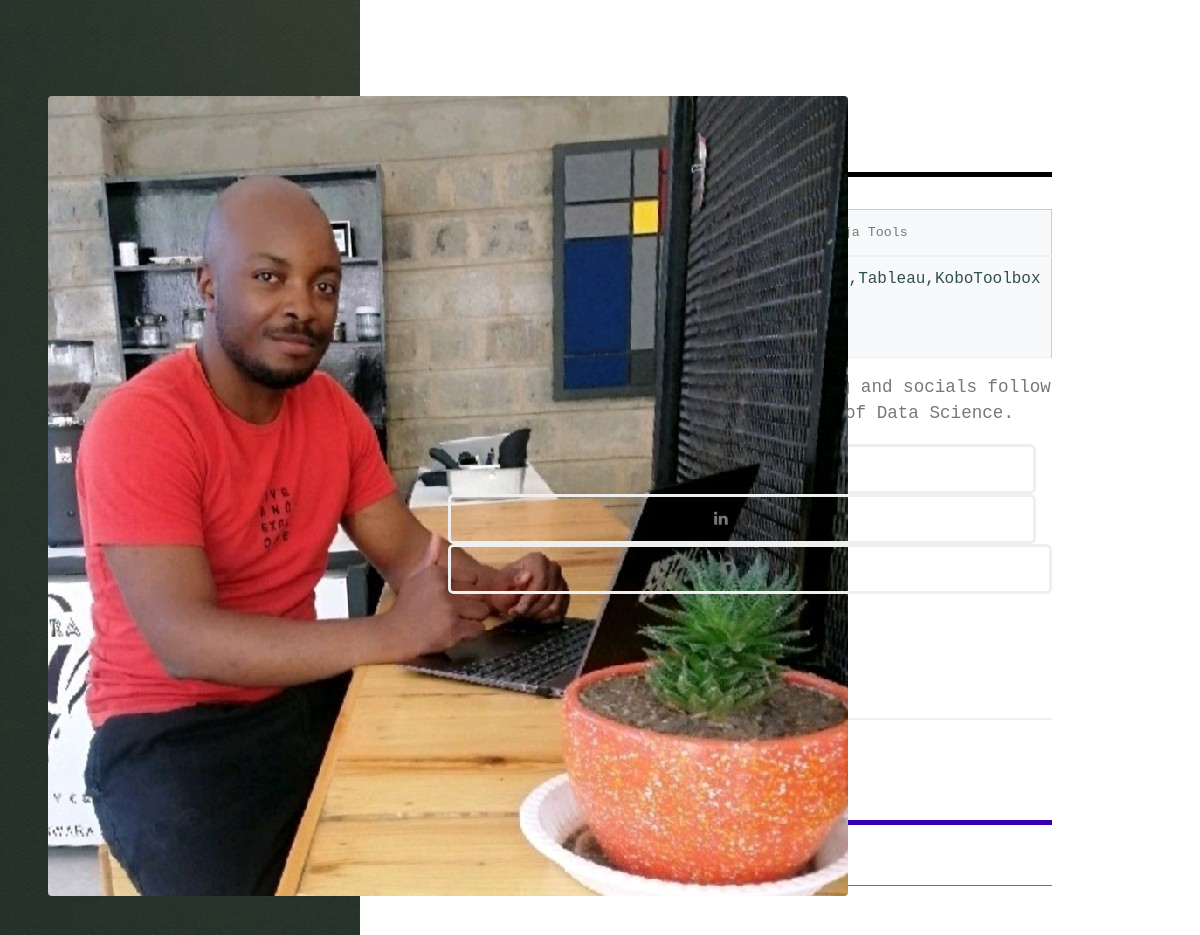
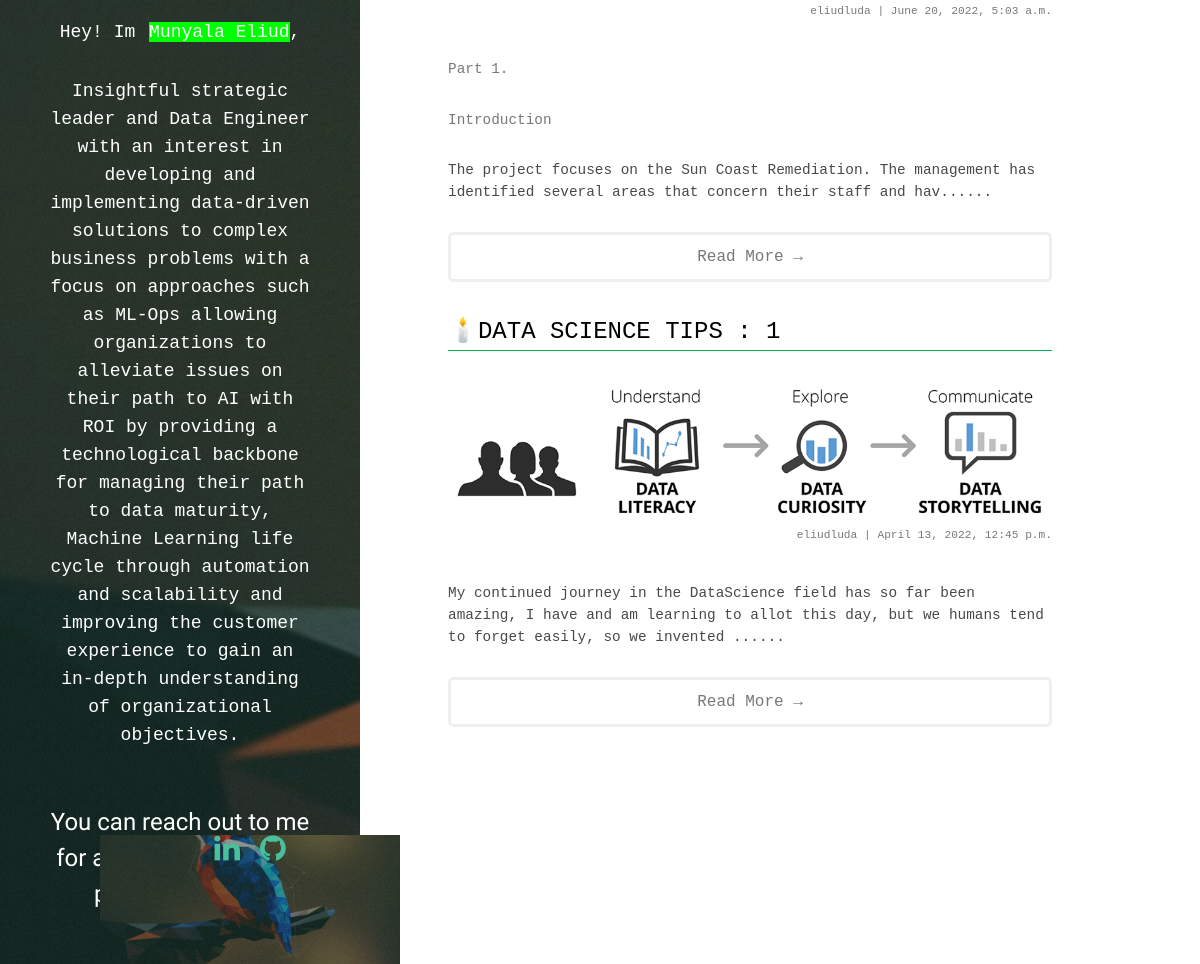
The page / on the database its author committed (2 pictures, top to bottom).
### blog/models.py (models this page shows, shortened)
class Post(models.Model):
    img_post = models.ImageField(upload_to='static/blog/images')
    title = models.CharField(max_length=200, unique=True)
    slug = models.SlugField(blank=True, unique=True)
    author = models.ForeignKey(User, on_delete= models.CASCADE,related_name='blog_posts')
    updated_on = models.DateTimeField(auto_now= True)
    content = HTMLField()
    created_on = models.DateTimeField(auto_now_add=True)
    status = models.IntegerField(choices=STATUS, default=0)
    class Meta:
        ordering = ['-created_on']

### portfolio/views.py (the view)
# urls.py: path('', HomeView.as_view(), name='portfolio'),
class HomeView(generic.ListView):
    queryset = Post.objects.filter(status=1).order_by('-created_on')[:2]
    template_name = 'portfolio/home.html'

### templates/portfolio/home.html (shortened to what this page needs)
{% load static %}
<!DOCTYPE html>
<html lang="en">
  <head>
    <link rel="stylesheet" href="{% static 'portfolio/css/skel.css' %}" />
    <link rel="stylesheet" href="{% static 'portfolio/css/style.css' %}" />
    <link
      rel="stylesheet"
      href="{% static 'portfolio/css/style-xlarge.css' %}"
    />
    <link
      rel="stylesheet"
      href="{% static 'portfolio/css/style-large.css' %}"
    />
    <link
      rel="stylesheet"
      href="{% static 'portfolio/css/style-medium.css' %}"
    />
    <link
      rel="stylesheet"
      href="{% static 'portfolio/css/style-small.css' %}"
    />
    <link
      rel="stylesheet"
      href="{% static 'portfolio/css/style-xsmall.css' %}"
    />
    <link
      rel="stylesheet"
      href="{% static 'portfolio/css/style-xlarge.css' %}"
    />
    <link
      href="https://cdn.jsdelivr.net/npm/bootstrap@5.1.1/dist/css/bootstrap.min.css"
      rel="stylesheet"
    />
    <link
      rel="stylesheet"
      href="https://unpkg.com/tachyons/css/tachyons.min.css"
    />
    <link rel="stylesheet" href="{% static 'portfolio/css/home.css' %}" />
  </head>
  <body style="text-align: center">
    <div class="home-body">
      <div class="wrapper">
        <header id="header" style="text-align: center">
          <a href="#" class="myavatar"
            ><img
              class="rounded mx-auto d-block"
              src="{% static 'portfolio/images/avatar.png'%}"
              alt="port img" width="800"
			  height="800"
          /></a>
          <br />
          <br />
          <h1
            style="
              color: white;
              font-size: 18px;
              font-family: 'Courier New', monospace;
            "
          >
            Hey! Im <strong id="cursor1">Munyala Eliud</strong>,
          </h1>
          <p
            style="
              color: white;
              font-size: 18px;
              font-family: 'Courier New', monospace;
            "
          >
            <br />Insightful strategic leader and Data Engineer with an interest
            in developing and implementing data-driven solutions to complex
            business problems with a focus on approaches such as ML-Ops allowing
            organizations to alleviate issues on their path to AI with ROI by
            providing a technological backbone for managing their path to data
            maturity, Machine Learning life cycle through automation and
            scalability and improving the customer experience to gain an
            in-depth understanding of organizational objectives.
          </p>
          <br />
          <h2>
            You can reach out to me for any work,busines or personal related
            inquiries
          </h2>
        </header>
      </div>
      <div class="wrapper">
        <div id="main" style="text-align: center">
          <section id="one">
            <br />
            <h1
              id="my_skills"
              style="border-bottom: 5px solid black; text-align: left"
            >
            </h1>
            <div style="overflow-x: auto">
              <table class="table table-borderless table-light">
                <thead>
                  <tr id="row_style">
                    <th scope="col">I code In</th>
                    <th scope="col" style="font-size: smaller">
                    </th>
                    <th scope="col" style="font-size: smaller">Ninja Tools</th>
                  </tr>
                </thead>
                <tbody>
                  <tr>
                    <td style="text-align: left; color: #3700b3">Python,R</td>
                    <td style="text-align: left; color: green">
                      Django,Flask,Sklearn<br />Tensorflow,Pandas,Numpy,<br />Scrapy
                    </td>
                    <td style="text-align: left; color: darkslategray">
                      Git,Tableau,KoboToolbox
                    </td>
                  </tr>
                </tbody>
              </table>
            </div>
            <h4>
              While I have you here,checkout my blog and socials follow me for
              tips and news on the world of Data Science.
            </h4>
            <ul class="actions">
              <li><a href="{% url 'blog' %}" class="button">Blog</a></li>
              <li>
                <a
                  href="https://linkedin.com/in/eliud-munyala"
                  class="icon brands fa-linkedin button"
                  target="_blank"
                  ><span class="label">linkedIn</span></a
                >
              </li>
              <li>
                <a
                  href="https://github.com/meaLuda/munyalaEliud"
                  class="icon brands fab fa-github button"
                  target="_blank"
                  ><span class="label">github</span></a
                >
              </li>
            </ul>
            <br />
          </section>
          <section>
            <h2 style="border-bottom: 5px solid #3700b3">Articles</h2>
            <article class="post">
              {% for post in post_list %}
              <h2 style="text-align: left; color: black; border-bottom: 1px solid #00b351; ">
                {{ post.title | upper }}
              </h2>
              <a href="{% url 'post_detail' post.slug  %}"
                ><img class="blog-image" src="{{ post.img_post.url }}" alt=""
              /></a>
              <h6 style="text-align: right">
                {{ post.author }} | {{ post.created_on}}
              </h6>
              <br />
              <h5 style="text-align: left; color: rgb(74, 73, 73)">
                {{post.content|slice:":200"|safe}}......
              </h5>
              <footer>
                <ul class="actions">
                  <li>
                    <a href="{% url 'post_detail' post.slug  %}" class="button btn-light"
                      >Read More &rarr;</a
                    >
                  </li>
                </ul>
              </footer>
              {% endfor %}
            </article>
          </section>
          <br />
        </div>
      </div>
      <div class="wrapper">
        <footer>
          <div class="footer" style="text-align: center">
            <section id="footer">
              <ul class="icons">
                <li>
                  <a
                    href="https://linkedin.com/in/eliud-munyala"
                    class="icon brands fa-linkedin"
                    target="_blank"
                    ><span class="label">linkedIn</span></a
                  >
                </li>
                <li>
                  <a
                    href="https://github.com/meaLuda/munyalaEliud"
                    class="icon brands fa-github"
                    target="_blank"
                    ><span class="label">github</span></a
                  >
                </li>
              </ul>
            </section>
          </div>
        </footer>
      </div>
    </div>
  </body>
</html>

### static/portfolio/css/skel.css (style rules this page uses)
html,body,div,span,applet,object,iframe,h1,h2,h3,h4,h5,h6,p,blockquote,pre,a,abbr,acronym,address,big,cite,code,del,dfn,em,img,ins,kbd,q,s,samp,small,strike,strong,sub,sup,tt,var,b,u,i,center,dl,dt,dd,ol,ul,li,fieldset,form,label,legend,table,caption,tbody,tfoot,thead,tr,th,td,article,aside,canvas,details,embed,figure,figcaption,footer,header,hgroup,menu,nav,output,ruby,section,summary,time,mark,audio,video { margin:0;padding:0;border:0;font-size:100%;font:inherit;vertical-align:baseline; }
article,aside,details,figcaption,figure,footer,header,hgroup,menu,nav,section { display:block; }
body { line-height:1; }
ol,ul { list-style:none; }
table { border-collapse:collapse;border-spacing:0; }
body { -webkit-text-size-adjust:none }
*, *:before, *:after { -moz-box-sizing: border-box; -webkit-box-sizing: border-box; box-sizing: border-box; }

### static/portfolio/css/style-xlarge.css (style rules this page uses)
body, input, select, textarea { font-size: 12pt; }

### static/portfolio/css/style-large.css (style rules this page uses)
#header { padding: 6em 3em 3em 3em; width: 30%; }
#header h1 { font-size: 1.25em; }
#footer { padding: 0 3em 5em 3em; width: 30%; }
#main { margin-left: 30%; max-width: none; padding: 6em 3em 3em 3em; width: calc(100% - 30%); }

### static/portfolio/css/style-medium.css (style rules this page uses)
ul.icons li .icon { font-size: 1.25em; }
#header { background-attachment: scroll; background-position: top left, center center; background-size: auto, cover; left: auto; padding: 6em 4em; position: relative; text-align: center; top: auto; width: 100%; }
#header h1 { font-size: 1.75em; }
#footer { background-attachment: scroll; background-color: #1f1815; background-image: url("images/overlay.png"), url("../images/bg.jpg"); background-position: top left, bottom center; background-repeat: repeat, no-repeat; background-size: auto, cover; bottom: auto; left: auto; padding: 4em 4em 6em 4em; position: relative; text-align: center; width: 100%; }
#footer .icons { margin: 0 0 1em 0; }
#main { margin: 0; padding: 6em 4em; width: 100%; }

### static/portfolio/css/style-small.css (style rules this page uses)
h1 { font-size: 1.5em; }
h2 { font-size: 1.2em; }
#header { padding: 2.25em 1.5em; }
#header h1 { font-size: 1.35em; }
#footer { padding: 2.25em 1.5em; }
#main { padding: 2.25em 1.5em 0.25em 1.5em; }
#main > section { margin: 2.25em 0 0 0; padding: 2.25em 0 0 0; }

### static/portfolio/css/style-xsmall.css (style rules this page uses)
ul.actions { margin: 0 0 2em 0; }
ul.actions li { display: block; padding: 1em 0 0 0; text-align: center; width: 100%; }
ul.actions li:first-child { padding-top: 0; }
ul.actions li > * { margin: 0 !important; width: 100%; }
ul.actions li > *.icon:before { margin-left: -2em; }
#header { padding: 4.5em 1.5em; }

### static/portfolio/css/home.css (style rules this page uses)
.blog-image { max-width: 100%; height: auto; border-radius: 30px; }
tr:nth-of-type(odd) { background: #eee; }
th { background: #333; color: white; font-weight: bold; }
td, th { padding: 6px; border: 1px solid #ccc; text-align: left; }
.home-body { max-width: 1000px; margin: auto; }

### rows shown on the page
Post: author "eliudluda", created_on "June 20, 2022, 5:03 a.m.", content "Part 1. Introduction The project focuses on the Sun Coast Remediation. The management has identified several areas that concern their staff and hav"
Post: title "🕯️DATA SCIENCE TIPS : 1", img_post (picture), author "eliudluda", created_on "April 13, 2022, 12:45 p.m.", content "My continued journey in the DataScience field has so far been amazing, I have and am learning to allot this day, but we humans tend to forget easily, so we invented"
